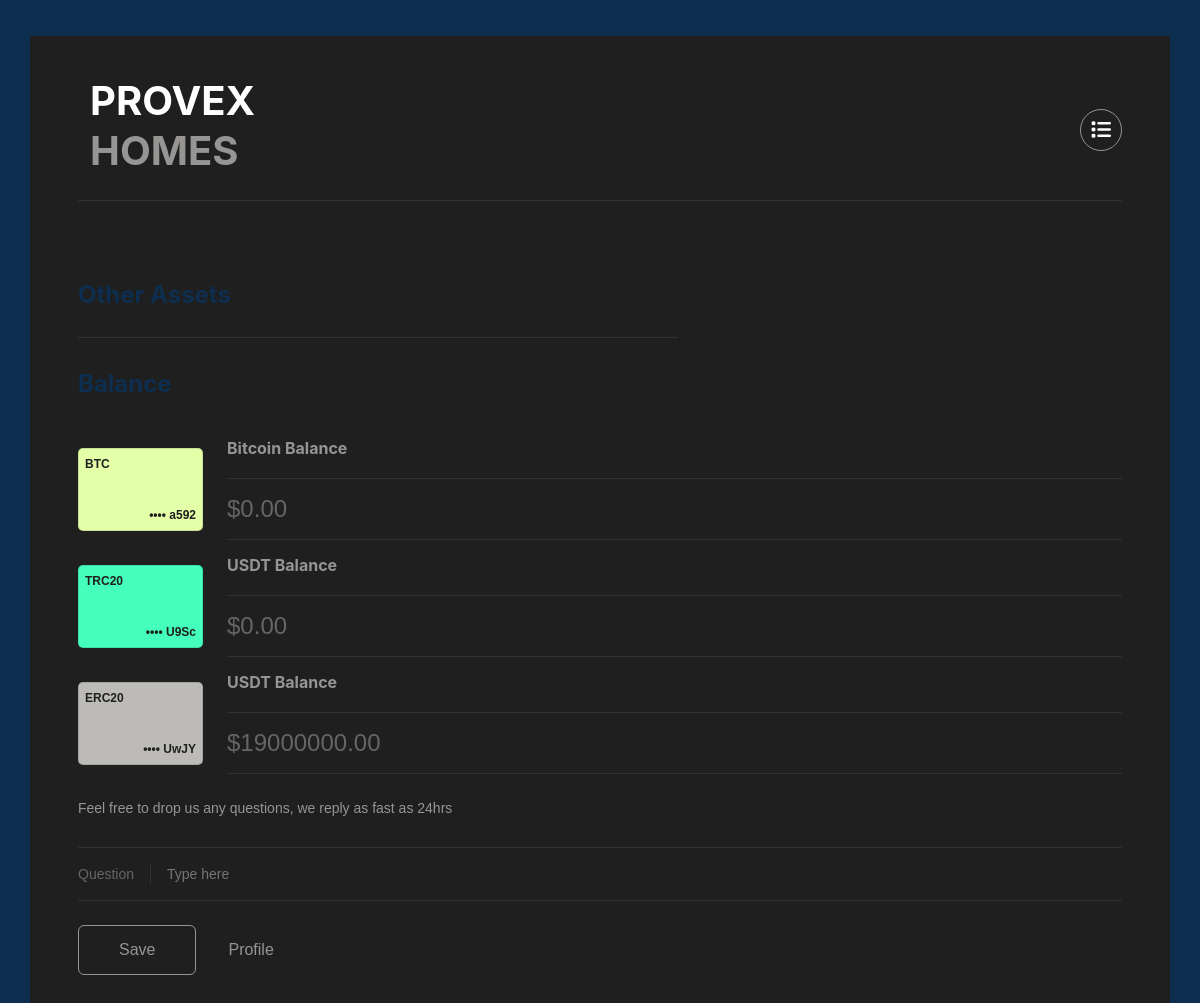
The page /dashboard/other_assets/ (signed in) on the database its author committed.
### payment/models.py (models this page shows, shortened)
class AccountSummary(models.Model):
    user = models.ForeignKey(User, on_delete=models.CASCADE)
    account_type = models.CharField(max_length=20, choices=Funds.ACCOUNT_TYPES, null=True, blank=True)
    total_amount = models.DecimalField(max_digits=10, decimal_places=2, default=0)

### estate/views.py (the view)
# urls.py: path('other_assets/', other_assets, name='other_assets'),
@login_required
def other_assets(request):
    user = request.user
    remaining_properties = get_remaining_properties(request.user)
    usdt_trc20_details = get_account_details(user, 'USDT_TRC20')
    usdt_erc20_details = get_account_details(user, 'USDT_ERC20')
    btc_details = get_account_details(user, 'BTC')
    context = {
        'usdt_trc20_balance': usdt_trc20_details['usdt_trc20_balance'],
        'usdt_erc20_balance': usdt_erc20_details['usdt_erc20_balance'],
        'btc_balance': btc_details['btc_balance'],
        'usdt_trc20_last_digits': usdt_trc20_details['usdt_trc20_last_digits'],
        'usdt_erc20_last_digits': usdt_erc20_details['usdt_erc20_last_digits'],
        'btc_last_digits': btc_details['btc_last_digits'],
        'remaining_properties': remaining_properties,
    }
    return render(request, 'dashboard_L/other_assets.html', context)

### estate/utils.py (called while the page is built)
def get_remaining_properties(user):
    all_properties = Property.objects.all()
    user_invested_properties = Investment.objects.filter(user=user).values_list('property', flat=True)
    remaining_properties = all_properties.exclude(id__in=user_invested_properties)
    return remaining_properties

### payment/utils.py (called while the page is built)
def get_account_details(user, account_type):
    if account_type == 'USDT_TRC20':
        wallet_model = USDT_TRC20
    elif account_type == 'USDT_ERC20':
        wallet_model = USDT_ERC20
    elif account_type == 'BTC':
        wallet_model = BTC
    else:
        raise ValueError("Unsupported account type")
    wallet_entry = wallet_model.objects.filter().last()
    last_four_digits = wallet_entry.wallet_address[-4:]
    summary_entry, _ = AccountSummary.objects.get_or_create(user=user, account_type=account_type)
    total_amount = summary_entry.total_amount
    result = {
        f'{account_type.lower()}_balance': total_amount,
        f'{account_type.lower()}_last_digits': last_four_digits,
    }
    return result

### templates/dashboard_L/other_assets.html (shortened to what this page needs)
{% extends 'base.html' %}
{% block content %}
<div class="app-body-main-content" style="max-width:600px;">
    <section class="transfer-section">
        <div class="transfer-section-header">
            <h2 style="margin-bottom: 15px;">Other Assets</h2>
        </div>
    </section>
</div>
{% include 'chunks/side_balance.html' %}
{% endblock content %}

### templates/chunks/side_balance.html (shortened to what this page needs)
<div class="app-body-sidebar">
    <section class="payment-section">
        <h2>Balance</h2>
        <div class="payments">
            <div class="payment">
                <div class="card olive">
                    <span>BTC</span>
                    <span>
                        •••• {{ btc_last_digits }}
                    </span>
                </div>
                <div class="payment-details">
                    <h3>Bitcoin Balance</h3>
                    <div>
                        <span>${{ btc_balance }}</span>
                    </div>
                </div>
            </div>
            <div class="payment">
                <div class="card green">
                    <span>TRC20</span>
                    <span>
                        •••• {{ usdt_trc20_last_digits }}
                    </span>
                </div>
                <div class="payment-details">
                    <h3>USDT Balance</h3>
                    <div>
                        <span>${{ usdt_trc20_balance }}</span>
                    </div>
                </div>
            </div>
            <div class="payment">
                <div class="card gray">
                    <span>ERC20</span>
                    <span>
                        •••• {{ usdt_erc20_last_digits }}
                    </span>
                </div>
                <div class="payment-details">
                    <h3>USDT Balance</h3>
                    <div>
                        <span>${{ usdt_erc20_balance }}</span>
                    </div>
                </div>
            </div>
        </div>
        {% include 'chunks/faq.html' %}
    </section>
</div>

### static/dashboard/dashboard.css (style rules this page uses)
:root { --c-gray-900: #000000; --c-gray-800: #1f1f1f; --c-gray-700: #2e2e2e; --c-gray-600: #313131; --c-gray-500: #969593; --c-gray-400: #a6a6a6; --c-gray-300: #bdbbb7; --c-gray-200: #f1f1f1; --c-gray-100: #ffffff; --c-green-500: #45ffbc; --c-olive-500: #e3ffa8; --c-white: var(--c-gray-100); --c-text-primary: var(--c-gray-100); --c-text-secondary: var(--c-gray-200); --c-text-tertiary: var(--c-gray-500); }
body { line-height: 1.5; min-height: 100vh; font-family: "Be Vietnam Pro", sans-serif; background-color: var(--c-gray-900); color: var(--c-text-primary); display: flex; padding-top: 3vw; padding-bottom: 3vw; justify-content: center; }
*, *:before, *:after { box-sizing: border-box; }
.transfer-section { margin-top: 2.5rem; }
.payments { display: flex; flex-direction: column; margin-top: 1.5rem; }

### rows shown on the page
AccountSummary: total_amount "0.00"
AccountSummary: total_amount "0.00"
AccountSummary: total_amount "19000000.00"

### other values the page prints
{{ btc_last_digits }} "a592"
{{ usdt_trc20_last_digits }} "U9Sc"
{{ usdt_erc20_last_digits }} "UwJY"
